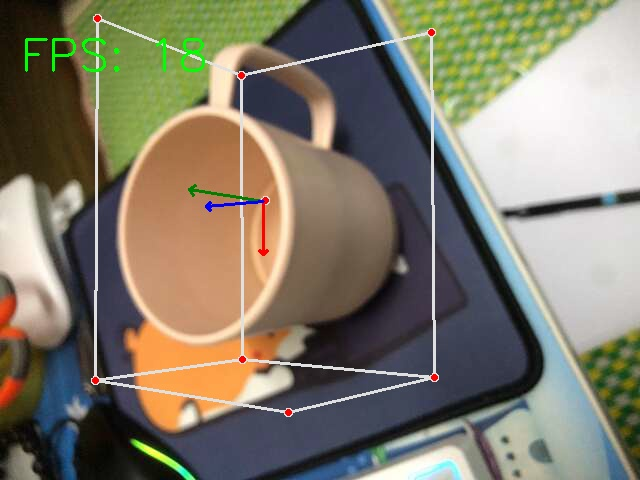
#> input picture captured_image.jpg, 640 x 480 px, given in place of video, which was not available
$ python center.py
#> lines starting #> are read from the running program, lines starting #| are printed output that depends on the picture; after the words box and inside, x2 and y2 are one past the last pixel; in counts of white or black regions, pixels touching at a corner belong together; pictures that were not available may be replaced by others from this repository, and a replacement may not be noted
import cv2

# Đường dẫn của ảnh
output_path = "perspective_calibration/pixel_coordinates.jpg"  # Thay đổi đường dẫn và tên file theo mong muốn của bạn

# Khởi tạo đối tượng VideoCapture với URL của video stream
url = "http://192.145.18.102:4747/video"
video = cv2.VideoCapture(url)

while True:
    # Đọc frame từ video
    ret, frame = video.read()
#> frame is the input picture: shape (480, 640, 3); mean B, G, R 107.3, 124.1, 129.4
    if not ret:
        break

    # Chuyển đổi ảnh sang ảnh đen trắng
    gray = cv2.cvtColor(frame, cv2.COLOR_BGR2GRAY)
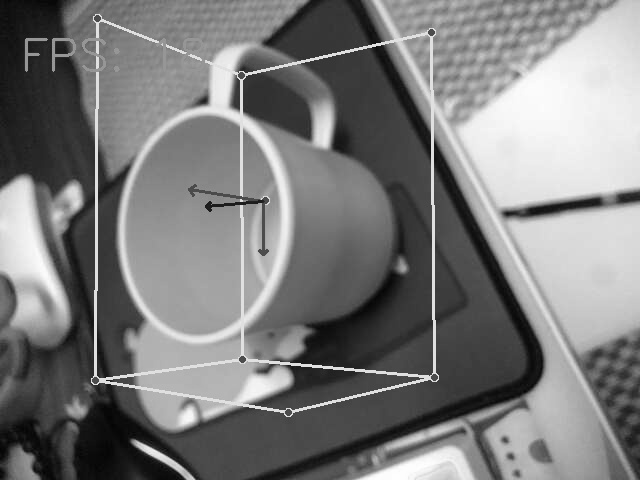
#> gray: shape (480, 640); min 2, max 255, mean 123.8

    # Nhị phân hóa ảnh
    thresh = cv2.Canny(gray, 127, 255)
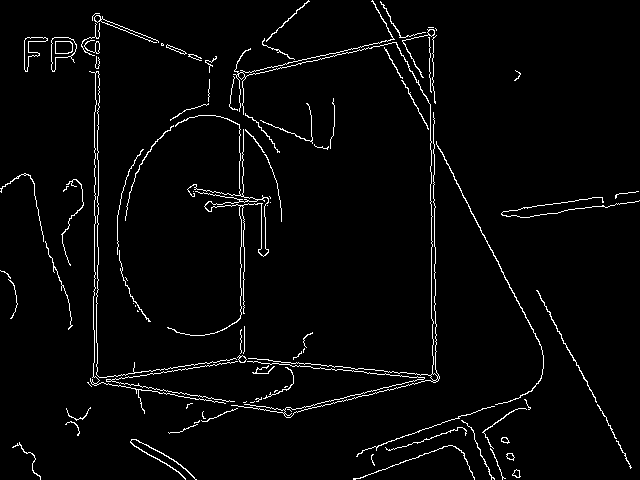
#> thresh: shape (480, 640); 3% white in thin lines or dots

    # Tìm contours trong ảnh
    contours, _ = cv2.findContours(thresh, cv2.RETR_EXTERNAL, cv2.CHAIN_APPROX_SIMPLE)
#> contours = 93 contours, 68 with area under 20; largest, box (x1, y1, x2, y2) and area: (167, 115, 269, 336) 510, (51, 37, 77, 72) 498, (24, 37, 48, 72) 236, (231, 0, 440, 418) 148, (436, 141, 544, 405) 108

    # Lọc và chỉ hiển thị 9 contours có kích thước bằng nhau
    filtered_contours = []
    for contour in contours:
        # Lấy kích thước của hình chữ nhật bao quanh contour
        x, y, w, h = cv2.boundingRect(contour)

        # Kiểm tra xem contour có kích thước đủ lớn để được coi là hình tròn không
        if w > 10 and h > 10:
            filtered_contours.append(contour)
#> this loop made 93 passes
#> (x, y, w, h) on passes 1 to 12: (512, 469, 9, 9), (371, 454, 4, 12), (506, 453, 9, 8), (490, 448, 16, 32), (353, 445, 122, 35), (12, 442, 29, 38), (616, 440, 16, 29), (130, 439, 67, 41), (501, 437, 9, 7), (385, 427, 82, 24), (168, 424, 30, 10), (65, 421, 15, 15)
#> (contour, x, y, w, h) on passes 16, 23, 24, 29, 39, 40: ([[287, 409], [289, 409], [291, 411], [289, 409]], 287, 409, 5, 3), ([[254, 401], [253, 402], [250, 402], [253, 402]], 250, 401, 5, 2), ([[246, 401], [245, 402], [243, 402], [245, 402]], 243, 401, 4, 2), ([[87, 382], [91, 386], [88, 383], [88, 382]], 87, 382, 5, 5), ([[137, 310], [137, 311], [138, 311]], 137, 310, 2, 2), ([[135, 305], [135, 306]], 135, 305, 1, 2)
#> after the loop, filtered_contours = 45 contours, 24 with area under 20; largest, box (x1, y1, x2, y2) and area: (167, 115, 269, 336) 510, (51, 37, 77, 72) 498, (24, 37, 48, 72) 236, (231, 0, 440, 418) 148, (436, 141, 544, 405) 108

    # Sắp xếp contours theo diện tích
    filtered_contours = sorted(filtered_contours, key=cv2.contourArea, reverse=True)[0:9]
#> filtered_contours = 9 contours; largest, box (x1, y1, x2, y2) and area: (167, 115, 269, 336) 510, (51, 37, 77, 72) 498, (24, 37, 48, 72) 236, (231, 0, 440, 418) 148, (436, 141, 544, 405) 108

    # Vẽ hình chữ nhật bao quanh 9 contours
    for contour in filtered_contours:
        x, y, w, h = cv2.boundingRect(contour)
        cv2.rectangle(frame, (x, y), (x + w, y + h), (0, 255, 0), 2)

        # Tìm tâm của hình chữ nhật
        center_x = x + w // 2
        center_y = y + h // 2

        # Vẽ tâm của hình chữ nhật
        cv2.circle(frame, (center_x, center_y), 3, (0, 0, 255), -1)

        # Hiển thị tọa độ pixel tâm của hình chữ nhật
        text = f"({center_x}, {center_y})"
        cv2.putText(frame, text, (center_x - 50, center_y - 10), cv2.FONT_HERSHEY_SIMPLEX, 0.5, (255, 255, 255), 2)
#> this loop made 9 passes
#> (x, y, w, h, center_x, center_y) on passes 1 to 9: (167, 115, 102, 221, 218, 225), (51, 37, 26, 35, 64, 54), (24, 37, 24, 35, 36, 54), (231, 0, 209, 418, 335, 209), (436, 141, 108, 264, 490, 273), (130, 439, 67, 41, 163, 459), (402, 29, 33, 49, 418, 53), (536, 290, 61, 113, 566, 346), (166, 44, 21, 11, 176, 49)
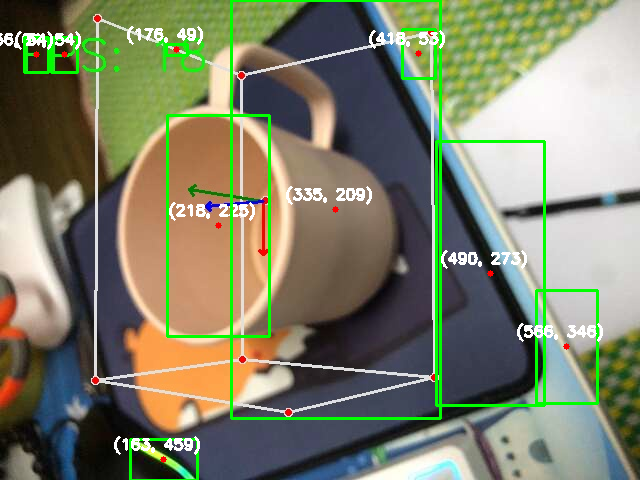
#> frame: shape (480, 640, 3); 4.92% of pixels changed, all inside (x1, y1, x2, y2) = (0, 0, 603, 480)

    # Hiển thị frame với contours, hình chữ nhật và tâm của hình chữ nhật
    cv2.imshow('Rectangles and Centers', frame)

    # Lưu ảnh đã được chỉnh sửa khi nhấn phím 's'
    key = cv2.waitKey(1)
#> (key q is pressed here)
    if key == ord('s'):
        cv2.imwrite(output_path, frame)
        print(f"Image captured and saved: {output_path}")

    # Thoát khỏi vòng lặp khi nhấn phím 'q'
    elif key == ord('q'):
        break

# Giải phóng đối tượng VideoCapture và đóng cửa sổ hiển thị
video.release()
cv2.destroyAllWindows()
